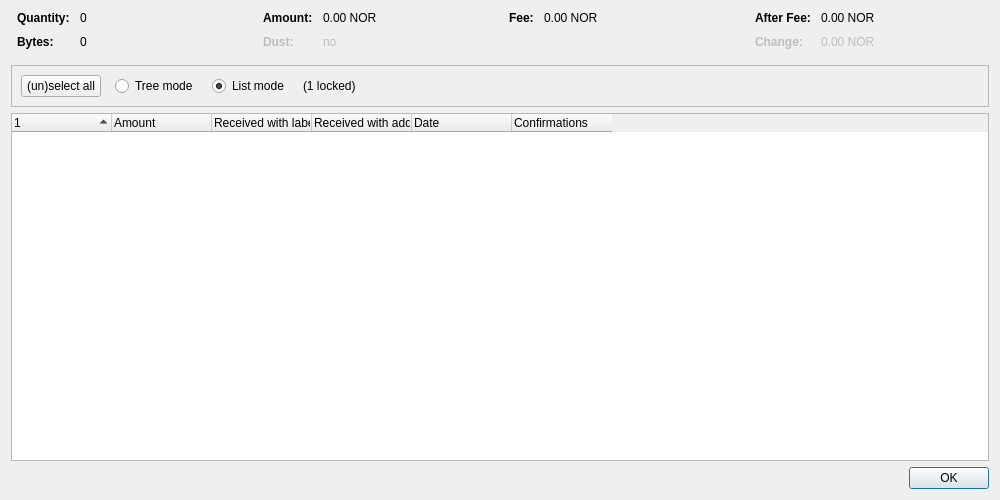
<?xml version="1.0" encoding="UTF-8"?>
<ui version="4.0">
 <class>CoinControlDialog</class>
 <widget class="QDialog" name="CoinControlDialog">
  <property name="geometry">
   <rect>
    <x>0</x>
    <y>0</y>
    <width>1000</width>
    <height>500</height>
   </rect>
  </property>
  <property name="windowTitle">
   <string>Coin Selection</string>
  </property>
  <layout class="QVBoxLayout" name="verticalLayout">
   <item>
    <layout class="QHBoxLayout" name="horizontalLayoutTop" stretch="0,0,0,0">
     <property name="topMargin">
      <number>0</number>
     </property>
     <property name="bottomMargin">
      <number>10</number>
     </property>
     <item>
      <layout class="QFormLayout" name="formLayoutCoinControl1">
       <property name="horizontalSpacing">
        <number>10</number>
       </property>
       <property name="verticalSpacing">
        <number>10</number>
       </property>
       <property name="leftMargin">
        <number>6</number>
       </property>
       <property name="rightMargin">
        <number>6</number>
       </property>
       <item row="0" column="0">
        <widget class="QLabel" name="labelCoinControlQuantityText">
         <property name="font">
          <font>
           <weight>75</weight>
           <bold>true</bold>
          </font>
         </property>
         <property name="text">
          <string>Quantity:</string>
         </property>
        </widget>
       </item>
       <item row="0" column="1">
        <widget class="QLabel" name="labelCoinControlQuantity">
         <property name="cursor">
          <cursorShape>IBeamCursor</cursorShape>
         </property>
         <property name="contextMenuPolicy">
          <enum>Qt::ActionsContextMenu</enum>
         </property>
         <property name="text">
          <string notr="true">0</string>
         </property>
         <property name="textInteractionFlags">
          <set>Qt::LinksAccessibleByMouse|Qt::TextSelectableByKeyboard|Qt::TextSelectableByMouse</set>
         </property>
        </widget>
       </item>
       <item row="1" column="0">
        <widget class="QLabel" name="labelCoinControlBytesText">
         <property name="font">
          <font>
           <weight>75</weight>
           <bold>true</bold>
          </font>
         </property>
         <property name="text">
          <string>Bytes:</string>
         </property>
        </widget>
       </item>
       <item row="1" column="1">
        <widget class="QLabel" name="labelCoinControlBytes">
         <property name="cursor">
          <cursorShape>IBeamCursor</cursorShape>
         </property>
         <property name="contextMenuPolicy">
          <enum>Qt::ActionsContextMenu</enum>
         </property>
         <property name="text">
          <string notr="true">0</string>
         </property>
         <property name="textInteractionFlags">
          <set>Qt::LinksAccessibleByMouse|Qt::TextSelectableByKeyboard|Qt::TextSelectableByMouse</set>
         </property>
        </widget>
       </item>
      </layout>
     </item>
     <item>
      <layout class="QFormLayout" name="formLayoutCoinControl2">
       <property name="horizontalSpacing">
        <number>10</number>
       </property>
       <property name="verticalSpacing">
        <number>10</number>
       </property>
       <property name="leftMargin">
        <number>6</number>
       </property>
       <property name="rightMargin">
        <number>6</number>
       </property>
       <item row="0" column="0">
        <widget class="QLabel" name="labelCoinControlAmountText">
         <property name="font">
          <font>
           <weight>75</weight>
           <bold>true</bold>
          </font>
         </property>
         <property name="text">
          <string>Amount:</string>
         </property>
        </widget>
       </item>
       <item row="0" column="1">
        <widget class="QLabel" name="labelCoinControlAmount">
         <property name="cursor">
          <cursorShape>IBeamCursor</cursorShape>
         </property>
         <property name="contextMenuPolicy">
          <enum>Qt::ActionsContextMenu</enum>
         </property>
         <property name="text">
          <string notr="true">0.00 NOR</string>
         </property>
         <property name="textInteractionFlags">
          <set>Qt::LinksAccessibleByMouse|Qt::TextSelectableByKeyboard|Qt::TextSelectableByMouse</set>
         </property>
        </widget>
       </item>
       <item row="1" column="0">
        <widget class="QLabel" name="labelCoinControlLowOutputText">
         <property name="enabled">
          <bool>false</bool>
         </property>
         <property name="font">
          <font>
           <weight>75</weight>
           <bold>true</bold>
          </font>
         </property>
         <property name="text">
          <string>Dust:</string>
         </property>
        </widget>
       </item>
       <item row="1" column="1">
        <widget class="QLabel" name="labelCoinControlLowOutput">
         <property name="enabled">
          <bool>false</bool>
         </property>
         <property name="cursor">
          <cursorShape>IBeamCursor</cursorShape>
         </property>
         <property name="contextMenuPolicy">
          <enum>Qt::ActionsContextMenu</enum>
         </property>
         <property name="text">
          <string notr="true">no</string>
         </property>
         <property name="textInteractionFlags">
          <set>Qt::LinksAccessibleByMouse|Qt::TextSelectableByKeyboard|Qt::TextSelectableByMouse</set>
         </property>
        </widget>
       </item>
      </layout>
     </item>
     <item>
      <layout class="QFormLayout" name="formLayoutCoinControl3">
       <property name="horizontalSpacing">
        <number>10</number>
       </property>
       <property name="verticalSpacing">
        <number>10</number>
       </property>
       <property name="leftMargin">
        <number>6</number>
       </property>
       <property name="rightMargin">
        <number>6</number>
       </property>
       <item row="0" column="0">
        <widget class="QLabel" name="labelCoinControlFeeText">
         <property name="font">
          <font>
           <weight>75</weight>
           <bold>true</bold>
          </font>
         </property>
         <property name="text">
          <string>Fee:</string>
         </property>
        </widget>
       </item>
       <item row="0" column="1">
        <widget class="QLabel" name="labelCoinControlFee">
         <property name="cursor">
          <cursorShape>IBeamCursor</cursorShape>
         </property>
         <property name="contextMenuPolicy">
          <enum>Qt::ActionsContextMenu</enum>
         </property>
         <property name="text">
          <string notr="true">0.00 NOR</string>
         </property>
         <property name="textInteractionFlags">
          <set>Qt::LinksAccessibleByMouse|Qt::TextSelectableByKeyboard|Qt::TextSelectableByMouse</set>
         </property>
        </widget>
       </item>
      </layout>
     </item>
     <item>
      <layout class="QFormLayout" name="formLayoutCoinControl4">
       <property name="horizontalSpacing">
        <number>10</number>
       </property>
       <property name="verticalSpacing">
        <number>10</number>
       </property>
       <property name="leftMargin">
        <number>6</number>
       </property>
       <property name="rightMargin">
        <number>6</number>
       </property>
       <item row="0" column="0">
        <widget class="QLabel" name="labelCoinControlAfterFeeText">
         <property name="font">
          <font>
           <weight>75</weight>
           <bold>true</bold>
          </font>
         </property>
         <property name="text">
          <string>After Fee:</string>
         </property>
        </widget>
       </item>
       <item row="0" column="1">
        <widget class="QLabel" name="labelCoinControlAfterFee">
         <property name="cursor">
          <cursorShape>IBeamCursor</cursorShape>
         </property>
         <property name="contextMenuPolicy">
          <enum>Qt::ActionsContextMenu</enum>
         </property>
         <property name="text">
          <string notr="true">0.00 NOR</string>
         </property>
         <property name="textInteractionFlags">
          <set>Qt::LinksAccessibleByMouse|Qt::TextSelectableByKeyboard|Qt::TextSelectableByMouse</set>
         </property>
        </widget>
       </item>
       <item row="1" column="0">
        <widget class="QLabel" name="labelCoinControlChangeText">
         <property name="enabled">
          <bool>false</bool>
         </property>
         <property name="font">
          <font>
           <weight>75</weight>
           <bold>true</bold>
          </font>
         </property>
         <property name="text">
          <string>Change:</string>
         </property>
        </widget>
       </item>
       <item row="1" column="1">
        <widget class="QLabel" name="labelCoinControlChange">
         <property name="enabled">
          <bool>false</bool>
         </property>
         <property name="cursor">
          <cursorShape>IBeamCursor</cursorShape>
         </property>
         <property name="contextMenuPolicy">
          <enum>Qt::ActionsContextMenu</enum>
         </property>
         <property name="text">
          <string notr="true">0.00 NOR</string>
         </property>
         <property name="textInteractionFlags">
          <set>Qt::LinksAccessibleByMouse|Qt::TextSelectableByKeyboard|Qt::TextSelectableByMouse</set>
         </property>
        </widget>
       </item>
      </layout>
     </item>
    </layout>
   </item>
   <item>
    <widget class="QFrame" name="frame">
     <property name="minimumSize">
      <size>
       <width>0</width>
       <height>40</height>
      </size>
     </property>
     <property name="frameShape">
      <enum>QFrame::StyledPanel</enum>
     </property>
     <property name="frameShadow">
      <enum>QFrame::Sunken</enum>
     </property>
     <layout class="QHBoxLayout" name="horizontalLayout">
      <item>
       <layout class="QHBoxLayout" name="horizontalLayoutPanel" stretch="0,0,0,0,0">
        <property name="spacing">
         <number>14</number>
        </property>
        <item>
         <widget class="QPushButton" name="pushButtonSelectAll">
          <property name="sizePolicy">
           <sizepolicy hsizetype="Maximum" vsizetype="Fixed">
            <horstretch>0</horstretch>
            <verstretch>0</verstretch>
           </sizepolicy>
          </property>
          <property name="text">
           <string>(un)select all</string>
          </property>
          <property name="autoDefault">
           <bool>false</bool>
          </property>
         </widget>
        </item>
        <item>
         <widget class="QRadioButton" name="radioTreeMode">
          <property name="sizePolicy">
           <sizepolicy hsizetype="Maximum" vsizetype="Fixed">
            <horstretch>0</horstretch>
            <verstretch>0</verstretch>
           </sizepolicy>
          </property>
          <property name="text">
           <string>Tree mode</string>
          </property>
         </widget>
        </item>
        <item>
         <widget class="QRadioButton" name="radioListMode">
          <property name="sizePolicy">
           <sizepolicy hsizetype="Maximum" vsizetype="Fixed">
            <horstretch>0</horstretch>
            <verstretch>0</verstretch>
           </sizepolicy>
          </property>
          <property name="text">
           <string>List mode</string>
          </property>
          <property name="checked">
           <bool>true</bool>
          </property>
         </widget>
        </item>
        <item>
         <widget class="QLabel" name="labelLocked">
          <property name="text">
           <string notr="true">(1 locked)</string>
          </property>
         </widget>
        </item>
        <item>
         <spacer name="horizontalSpacer">
          <property name="orientation">
           <enum>Qt::Horizontal</enum>
          </property>
          <property name="sizeHint" stdset="0">
           <size>
            <width>40</width>
            <height>20</height>
           </size>
          </property>
         </spacer>
        </item>
       </layout>
      </item>
     </layout>
    </widget>
   </item>
   <item>
    <widget class="CoinControlTreeWidget" name="treeWidget">
     <property name="contextMenuPolicy">
      <enum>Qt::CustomContextMenu</enum>
     </property>
     <property name="sortingEnabled">
      <bool>false</bool>
     </property>
     <property name="columnCount">
      <number>6</number>
     </property>
     <attribute name="headerShowSortIndicator" stdset="0">
      <bool>true</bool>
     </attribute>
     <attribute name="headerStretchLastSection">
      <bool>false</bool>
     </attribute>
     <column>
      <property name="text">
       <string/>
      </property>
     </column>
     <column>
      <property name="text">
       <string>Amount</string>
      </property>
     </column>
     <column>
      <property name="text">
       <string>Received with label</string>
      </property>
     </column>
     <column>
      <property name="text">
       <string>Received with address</string>
      </property>
     </column>
     <column>
      <property name="text">
       <string>Date</string>
      </property>
     </column>
     <column>
      <property name="text">
       <string>Confirmations</string>
      </property>
      <property name="toolTip">
       <string>Confirmed</string>
      </property>
     </column>
     <column>
      <property name="text">
       <string/>
      </property>
     </column>
     <column>
      <property name="text">
       <string/>
      </property>
     </column>
     <column>
      <property name="text">
       <string/>
      </property>
     </column>
     <column>
      <property name="text">
       <string/>
      </property>
     </column>
    </widget>
   </item>
   <item>
    <widget class="QDialogButtonBox" name="buttonBox">
     <property name="orientation">
      <enum>Qt::Horizontal</enum>
     </property>
     <property name="standardButtons">
      <set>QDialogButtonBox::Ok</set>
     </property>
    </widget>
   </item>
  </layout>
 </widget>
 <customwidgets>
  <customwidget>
   <class>CoinControlTreeWidget</class>
   <extends>QTreeWidget</extends>
   <header>qt/coincontroltreewidget.h</header>
  </customwidget>
 </customwidgets>
 <resources/>
 <connections/>
</ui>
